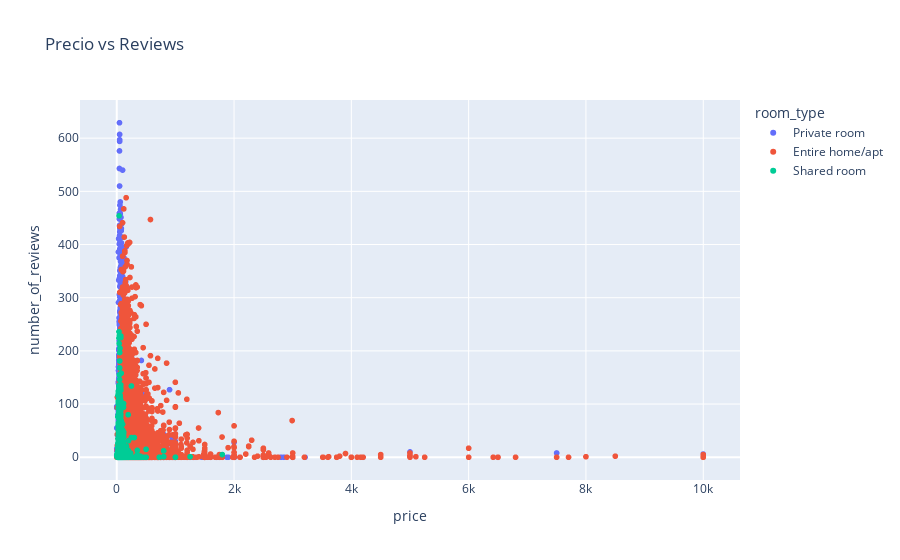
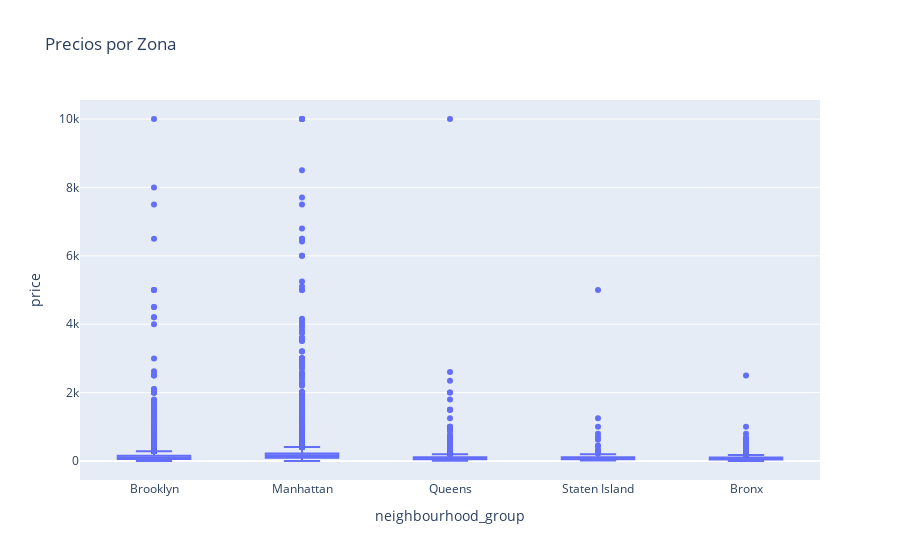

The notebook cell these images were saved under, in order:
### Markdown cell above
Bonus: usando un dataset

### Code cell
import pandas as pd
import plotly.express as px

# Dataset alternativo (sample funcional)
url = "https://raw.githubusercontent.com/4GeeksAcademy/data-preprocessing-project-tutorial/main/AB_NYC_2019.csv"
df = pd.read_csv(url)

# Verificar datos
print("Muestra de datos:")
print(df[['neighbourhood_group', 'room_type', 'price', 'minimum_nights']].head())

# Dashboard Analítico Básico
fig1 = px.scatter(df, x='price', y='number_of_reviews', color='room_type', title='Precio vs Reviews')
fig2 = px.box(df, x='neighbourhood_group', y='price', title='Precios por Zona')
fig1.show()
fig2.show()

### Figure 1 — Plotly figure (JSON) as saved in the notebook; plotly's stock layout.template omitted (floating-point values rounded to 4 significant figures; data arrays with more than 128 entries replaced by an {"elided": "..."} marker saying what was removed)
{"data": [{"hovertemplate": "room_type=Private room<br>price=%{x}<br>number_of_reviews=%{y}<extra></extra>", "legendgroup": "Private room", "marker": {"color": "#636efa", "symbol": "circle"}, "mode": "markers", "name": "Private room", "showlegend": true, "type": "scattergl", "x": {"elided": "22326 int values"}, "xaxis": "x", "y": {"elided": "22326 int values"}, "yaxis": "y"}, {"hovertemplate": "room_type=Entire home/apt<br>price=%{x}<br>number_of_reviews=%{y}<extra></extra>", "legendgroup": "Entire home/apt", "marker": {"color": "#EF553B", "symbol": "circle"}, "mode": "markers", "name": "Entire home/apt", "showlegend": true, "type": "scattergl", "x": {"elided": "25409 int values"}, "xaxis": "x", "y": {"elided": "25409 int values"}, "yaxis": "y"}, {"hovertemplate": "room_type=Shared room<br>price=%{x}<br>number_of_reviews=%{y}<extra></extra>", "legendgroup": "Shared room", "marker": {"color": "#00cc96", "symbol": "circle"}, "mode": "markers", "name": "Shared room", "showlegend": true, "type": "scattergl", "x": {"elided": "1160 int values"}, "xaxis": "x", "y": {"elided": "1160 int values"}, "yaxis": "y"}], "layout": {"legend": {"title": {"text": "room_type"}, "tracegroupgap": 0}, "title": {"text": "Precio vs Reviews"}, "xaxis": {"anchor": "y", "domain": [0, 1], "title": {"text": "price"}}, "yaxis": {"anchor": "x", "domain": [0, 1], "title": {"text": "number_of_reviews"}}}}

### Figure 2 — Plotly figure (JSON) as saved in the notebook; plotly's stock layout.template omitted (floating-point values rounded to 4 significant figures; data arrays with more than 128 entries replaced by an {"elided": "..."} marker saying what was removed)
{"data": [{"alignmentgroup": "True", "hovertemplate": "neighbourhood_group=%{x}<br>price=%{y}<extra></extra>", "legendgroup": "", "marker": {"color": "#636efa"}, "name": "", "notched": false, "offsetgroup": "", "orientation": "v", "showlegend": false, "type": "box", "x": {"elided": "48895 str values"}, "x0": " ", "xaxis": "x", "y": {"elided": "48895 int values"}, "y0": " ", "yaxis": "y"}], "layout": {"boxmode": "group", "legend": {"tracegroupgap": 0}, "title": {"text": "Precios por Zona"}, "xaxis": {"anchor": "y", "domain": [0, 1], "title": {"text": "neighbourhood_group"}}, "yaxis": {"anchor": "x", "domain": [0, 1], "title": {"text": "price"}}}}
